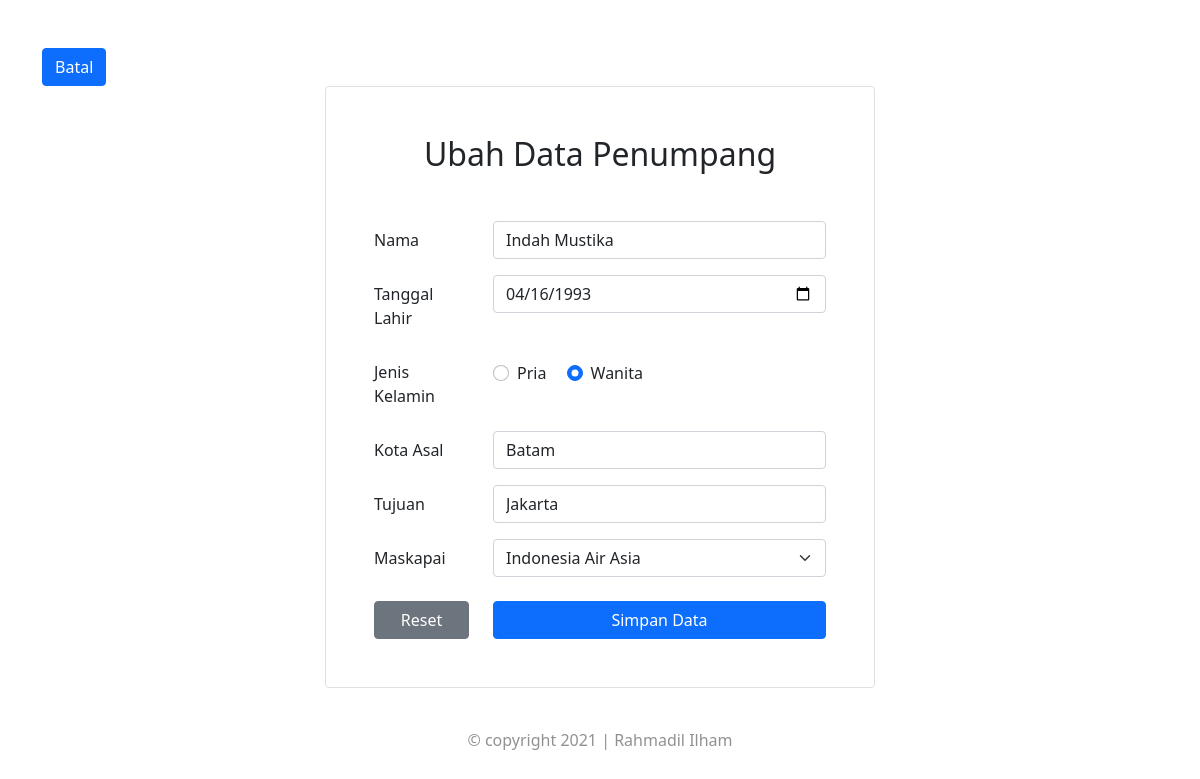
The app's page /update.php?id=806923945 (signed in) with its own data.
### tables this page shows
CREATE TABLE `tb_penumpang` (
  `id` int(11) NOT NULL,
  `nama` varchar(100) NOT NULL,
  `tanggal_lahir` date NOT NULL,
  `jenis_kelamin` varchar(20) NOT NULL,
  `asal` varchar(100) NOT NULL,
  `tujuan` varchar(100) NOT NULL,
  `maskapai` varchar(100) NOT NULL
);

### controller.php (called while the page is built, shortened)
<?php
require_once "./connection.php";
function query($query) {
  global $koneksi_db;
  $result = mysqli_query($koneksi_db, $query);
  $rows = [];
  while ($row = mysqli_fetch_assoc($result)) {
      $rows[] = $row;
  }
  return $rows;
}
?>

### update.php (the view, shortened to what this page needs)
<?php
require_once "./controller.php";
$id = $_GET["id"];
$passengers = query("SELECT * FROM tb_penumpang WHERE id = '$id'");
?>
<!doctype html>
<html lang="en">
  <head>
    <link href="https://cdn.jsdelivr.net/npm/bootstrap@5.1.3/dist/css/bootstrap.min.css" rel="stylesheet">
  </head>
  <body>
    <div class="container pt-4 mt-4">
      <a href="home.php" class="btn btn-primary">Batal</a>
    </div>
    <div class="container py-4 px-5 mx-auto addform border rounded">
      <h2 class="pb-4 my-4 text-center">Ubah Data Penumpang</h2>
      <form action="" method="POST">
        <?php foreach($passengers as $passenger): ?>
        <div class="row mb-3">
          <label for="nama" class="col-sm-3 col-form-label">Nama</label>
          <div class="col-sm-9">
            <input type="text" class="form-control" name="nama" required value="<?= $passenger["nama"]; ?>">
          </div>
        </div>
        <div class="row mb-3">
          <label for="tanggal_lahir" class="col-sm-3 col-form-label">Tanggal Lahir</label>
          <div class="col-sm-9">
            <input type="date" class="form-control" name="tanggal_lahir" required value="<?= $passenger["tanggal_lahir"]; ?>">
          </div>
        </div>
        <div class="row mb-3">
          <label for="tanggal_lahir" class="col-sm-3 col-form-label">Jenis Kelamin</label>
          <div class="col-sm-9">
            <div class="form-check form-check-inline mt-2">
              <input class="form-check-input" type="radio" name="jenis_kelamin" value="Pria" required <?php if ($passenger['jenis_kelamin'] == 'Pria') {echo "checked";} ?>>
              <label class="form-check-label" for="jk_pria">
                Pria
              </label>
            </div>
            <div class="form-check form-check-inline mt-2">
              <input class="form-check-input" type="radio" name="jenis_kelamin" value="Wanita" required <?php if ($passenger['jenis_kelamin'] == 'Wanita') {echo "checked";} ?>>
              <label class="form-check-label" for="jk_wanita">
                Wanita
              </label>
            </div>
          </div>
        </div>
        <div class="row mb-3">
          <label for="asal" class="col-sm-3 col-form-label">Kota Asal</label>
          <div class="col-sm-9">
            <input type="text" class="form-control" name="asal" required value="<?= $passenger["asal"]; ?>">
          </div>
        </div>
        <div class="row mb-3">
          <label for="tujuan" class="col-sm-3 col-form-label">Tujuan</label>
          <div class="col-sm-9">
            <input type="text" class="form-control" name="tujuan" required value="<?= $passenger["tujuan"]; ?>">
          </div>
        </div>
        <div class="row mb-4">
          <label for="maskapai" class="col-sm-3 col-form-label">Maskapai</label>
          <div class="col-sm-9">
            <select class="form-select" aria-label="Default select example" name="maskapai" required>
              <option value="Indonesia Air Asia" <?php if ($passenger['maskapai'] == 'Indonesia Air Asia') {echo "selected";} ?>>Indonesia Air Asia</option>
            </select>
          </div>
        </div>
        <div class="row mb-3">
          <div class="col-sm-3">
            <button type="reset" class="btn btn-secondary w-100 mb-2">Reset</button>
          </div>
          <div class="col-sm-9">
            <button type="submit" name="submit" class="btn btn-primary w-100" onclick="return confirm('Simpan perubahan?');">Simpan Data</button>
          </div>
        </div>
        <?php endforeach; ?>
      </form>
    </div>
    <?php include('footer.php'); ?>
  </body>
</html>

### update.php (style rules this page uses)
.addform { max-width: 550px; }

### records on screen
tb_penumpang: nama "Indah Mustika", tanggal_lahir "04/16/1993", jenis_kelamin "☑", asal "Batam", tujuan "Jakarta", maskapai "Indonesia Air Asia"
